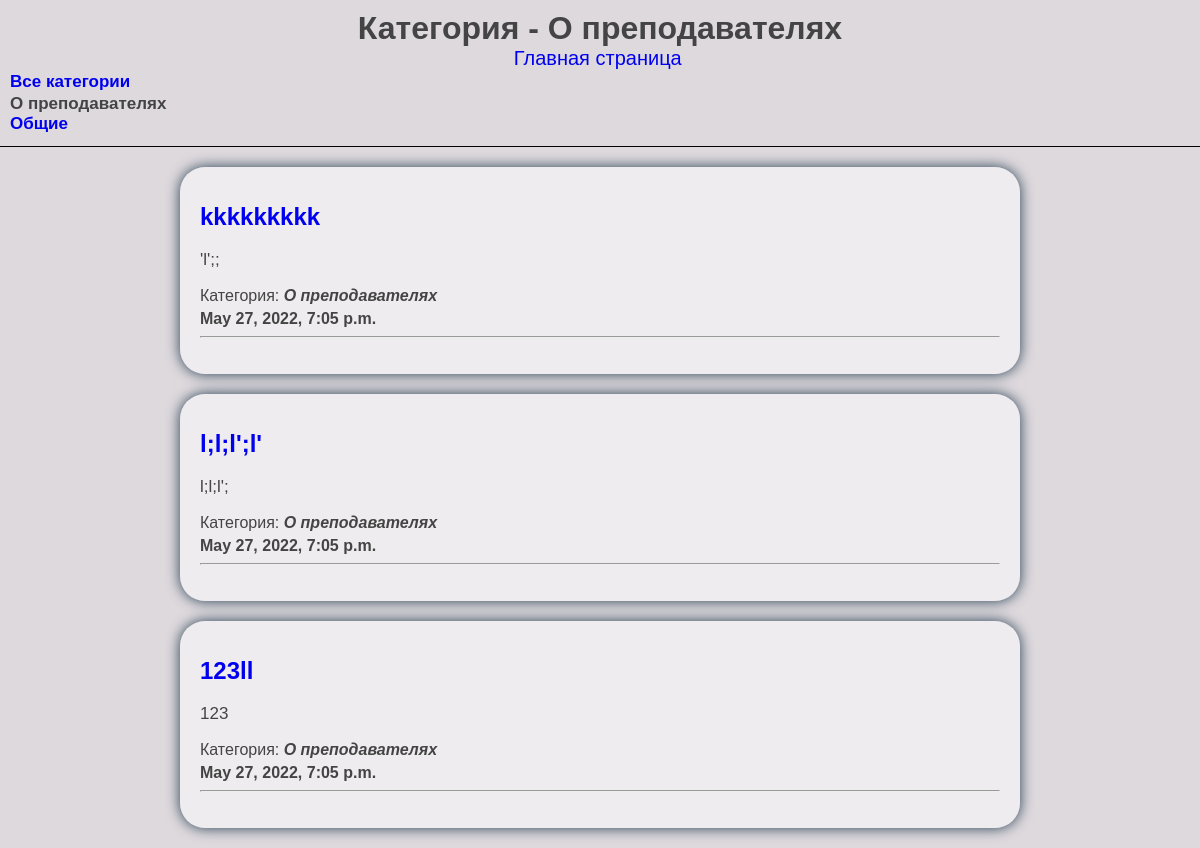
Page /category/o-prepodavatelyah/ on the committed database.
### feedbackapp/models.py (models this page shows, shortened)
class Category(models.Model):
    name = models.CharField(max_length=255, db_index=True, verbose_name='Категория')
    slug = models.SlugField(max_length=255, unique=True, db_index=True, verbose_name='url')
    def __str__(self):
        return self.name
    def get_absolute_url(self):
        return reverse('category', kwargs={'slug_category': self.slug})
    class Meta:
        verbose_name = 'Категория'
        verbose_name_plural = 'Категории'
        ordering = ['id']

class Feedback(models.Model):
    title = models.CharField(max_length=255, verbose_name='Название')
    content = models.TextField(verbose_name='Текст')
    slug = models.SlugField(max_length=255, unique=True, db_index=True, verbose_name='url')
    time_create = models.DateTimeField(auto_now_add=True, verbose_name='Дата создания')
    is_published = models.BooleanField(default=True, verbose_name='Опубликовано')
    cat = models.ForeignKey('Category', on_delete=models.PROTECT, null=True, verbose_name='Категория')
    def get_absolute_url(self):
        return reverse('feed', kwargs={'slug_feed': self.slug})
    class Meta:
        verbose_name = 'Отзыв'
        verbose_name_plural = 'Отзывы'
        ordering = ['-time_create', 'title']

### feedbackapp/views.py (the view)
# urls.py: path('category/<slug:slug_category>/', FeedbackCategory.as_view(), name='category'),
class FeedbackCategory(DataMixin, ListView):
    model = Feedback
    template_name = 'feedback/index.html'
    context_object_name = 'info'
    slug_url_kwarg = 'slug_category'
    def get_context_data(self, *, object_list=None, **kwargs):
        context = super().get_context_data(**kwargs)
        c_def = self.get_user_context(title='Категория - ' + str(context['info'][0].cat),
                                      cat_selected=context['info'][0].cat_id)
        return c_def | context
    def get_queryset(self):
        return Feedback.objects.filter(cat__slug=self.kwargs['slug_category'], is_published=True)

### feedbackapp/utils.py (called while the page is built)
    def get_user_context(self, *, object_list=None, **kwargs):
        paginate_by = 4
        context = kwargs
        cats = Category.objects.annotate(Count('feedback'))
        user_menu = menu.copy()
        if not self.request.user.is_authenticated:
            user_menu.pop(1)
        context['menu'] = user_menu
        context['cats'] = cats
        return context

### feedbackapp/templates/feedback/index.html
{% extends 'feedback/base.html'%}
{% block content %}
{% for i in info %}
<div class="container">
    <ul class="feedbacks">
        <li class=index>
            <a href="{{i.get_absolute_url}}"><h2>{{i.title}} </h2></a>
            <div class="content">
                <p class="content">
                    {{i.content|truncatewords:20}}
                </p></div>
           <span>Категория:</span>
            <span class="place_category">{{i.cat}}</span>
            <span class="data">{{i.time_create}}</span>
            <hr>
        </li>
    </ul>
</div>
{% endfor %}
{% endblock %}

### feedbackapp/templates/feedback/base.html (shortened to what this page needs)
{% load static %}
{% load feedback_tags %}
<!DOCTYPE html>
<html lang="en">
<head>
    <link type="text/css" rel="stylesheet" href="{% static 'feedback/style.css' %}">
</head>
<body>
{% block menu %}
<header>
    <h1>{{title}}</h1>
    <nav>
        {% for m in menu %}
        <span class="text_menu"><a href="{% url m.url_name %}">{{m.title}}</a></span>
        {% endfor%}
    </nav>
    <div class="category_container">
        <ul class="category">
            {% if cat_selected == 0 %}
            <li>Все категории</li>
            {% else %}
            <li><a href="{% url 'home' %}"> Все категории </a></li>
            {% endif %}
            {% for cat in cats %}
            {% if cat.feedback__count > 0 %}
            {% if cat.id == cat_selected %}
            <li>{{cat.name}}</li>
            {% else %}
            <li><a href="{{cat.get_absolute_url}}">{{cat.name}}</a></li>
            {% endif %}
            {% endif %}
            {% endfor %}
        </ul>
    </div>
</header>
{% endblock menu %}
{% block content %}
{% endblock %}
</body>
</html>

### feedbackapp/static/feedback/style.css (style rules this page uses)
html, body { font-family: 'Arial'; margin: 0; padding: 0; color: #444; background-color: #ded9dd; }
a { text-decoration: none; display: inline-block; }
a:after { background-color: #f66d52; display: block; content: ""; height: 2px; width: 0%; -webkit-transition: width .3s ease-in-out; -moz--transition: width .3s ease-in-out; transition: width .3s ease-in-out; }
header { padding: 10px; border-bottom: 1.6px solid black; text-align: center; }
.text_menu { margin: 10px; font-size: 20px; }
.feedbacks { list-style-type: none; padding: 0; }
.content { text-align: justify; max-width: 700px; font-size: 17px; }
.data { display: block; font-weight: 600; margin-top: 0; max-width: 230px; margin-top: 5px; }
.container { background-color: rgba(255, 255, 255, 0.5); margin: auto; margin-top: 20px; margin-bottom: 20px; padding: 20px; max-width: 800px; box-shadow: 0px 0px 14px 0px rgba(34, 60, 80, 1); border-radius: 25px; }
h2 { margin: 0; }
.category_container { margin: 0; width: 500px; text-align: left; }
.category { font-size: 17px; padding: 0; margin: 0; list-style-type: none; font-weight: 700; }
.place_category { font-style: oblique; font-weight: 700; }
h1 { margin: 0; margin-left: 0px; }

### rows in the picture
Category: name "О преподавателях"
Category: name "Общие"
Feedback: title "kkkkkkkkk", content "'l';;", cat "О преподавателях", time_create "May 27, 2022, 7:05 p.m."
Feedback: title "l;l;l';l'", content "l;l;l';", cat "О преподавателях", time_create "May 27, 2022, 7:05 p.m."
Feedback: title "123ll", content "123", cat "О преподавателях", time_create "May 27, 2022, 7:05 p.m."

### other values in the picture
{{ title }} "Категория - О преподавателях"
{{ m.title }} "Главная страница"
